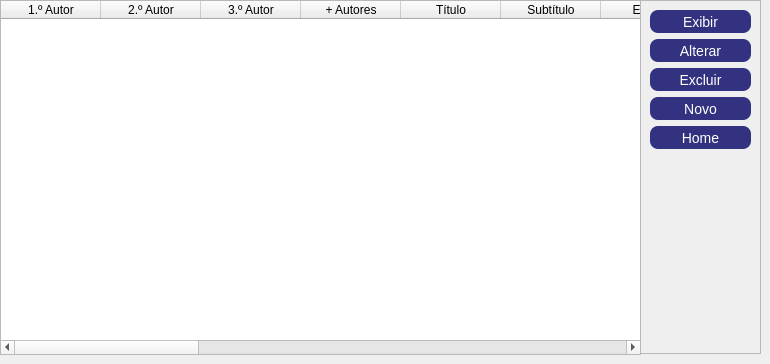
         <widget class="QWidget" name="tab_lista_livros">
          <attribute name="title">
           <string>Livros</string>
          </attribute>
          <widget class="QTableWidget" name="tableWidget_lista_livros">
           <property name="geometry">
            <rect>
             <x>0</x>
             <y>0</y>
             <width>641</width>
             <height>355</height>
            </rect>
           </property>
           <property name="styleSheet">
            <string notr="true"/>
           </property>
           <column>
            <property name="text">
             <string>1.º Autor</string>
            </property>
           </column>
           <column>
            <property name="text">
             <string>2.º Autor</string>
            </property>
           </column>
           <column>
            <property name="text">
             <string>3.º Autor</string>
            </property>
           </column>
           <column>
            <property name="text">
             <string>+ Autores</string>
            </property>
           </column>
           <column>
            <property name="text">
             <string>Título</string>
            </property>
           </column>
           <column>
            <property name="text">
             <string>Subtítulo</string>
            </property>
           </column>
           <column>
            <property name="text">
             <string>Edição</string>
            </property>
           </column>
           <column>
            <property name="text">
             <string>Tradutores</string>
            </property>
           </column>
           <column>
            <property name="text">
             <string>Local</string>
            </property>
           </column>
           <column>
            <property name="text">
             <string>Editora</string>
            </property>
           </column>
           <column>
            <property name="text">
             <string>Ano</string>
            </property>
           </column>
           <column>
            <property name="text">
             <string>Paginas</string>
            </property>
           </column>
           <column>
            <property name="text">
             <string>Título Original</string>
            </property>
           </column>
           <column>
            <property name="text">
             <string>Coleção</string>
            </property>
           </column>
           <column>
            <property name="text">
             <string>Volume</string>
            </property>
           </column>
           <column>
            <property name="text">
             <string>Versão</string>
            </property>
           </column>
           <column>
            <property name="text">
             <string>ISBN</string>
            </property>
           </column>
           <column>
            <property name="text">
             <string>Site</string>
            </property>
           </column>
           <column>
            <property name="text">
             <string>Data de Acesso</string>
            </property>
           </column>
           <column>
            <property name="text">
             <string>Referência</string>
            </property>
           </column>
          </widget>
          <widget class="QFrame" name="frame_lista_livros_botoes">
           <property name="geometry">
            <rect>
             <x>640</x>
             <y>0</y>
             <width>121</width>
             <height>354</height>
            </rect>
           </property>
           <property name="styleSheet">
            <string notr="true">QPushButton {
	font-family: 'Candara', Arial, sans-serif;
	font-size: 14px;
	background-color: rgb(51, 50, 128);
	border-radius: 8px;
	height: 23px;
	color: rgb(255, 255, 255);
}</string>
           </property>
           <property name="frameShape">
            <enum>QFrame::StyledPanel</enum>
           </property>
           <property name="frameShadow">
            <enum>QFrame::Raised</enum>
           </property>
           <layout class="QGridLayout" name="gridLayout_8">
            <item row="2" column="0">
             <widget class="QPushButton" name="pushButton_lista_livros_exibir">
              <property name="text">
               <string>Exibir</string>
              </property>
             </widget>
            </item>
            <item row="5" column="0">
             <widget class="QPushButton" name="pushButton_lista_livros_novo">
              <property name="text">
               <string>Novo</string>
              </property>
             </widget>
            </item>
            <item row="4" column="0">
             <widget class="QPushButton" name="pushButton_lista_livros_excluir">
              <property name="text">
               <string>Excluir</string>
              </property>
             </widget>
            </item>
            <item row="9" column="0">
             <spacer name="verticalSpacer_4">
              <property name="orientation">
               <enum>Qt::Vertical</enum>
              </property>
              <property name="sizeHint" stdset="0">
               <size>
                <width>20</width>
                <height>40</height>
               </size>
              </property>
             </spacer>
            </item>
            <item row="8" column="0">
             <widget class="QPushButton" name="pushButton_lista_livros_home">
              <property name="text">
               <string>Home</string>
              </property>
             </widget>
            </item>
            <item row="3" column="0">
             <widget class="QPushButton" name="pushButton_lista_livros_alterar">
              <property name="text">
               <string>Alterar</string>
              </property>
             </widget>
            </item>
           </layout>
          </widget>
         </widget>
